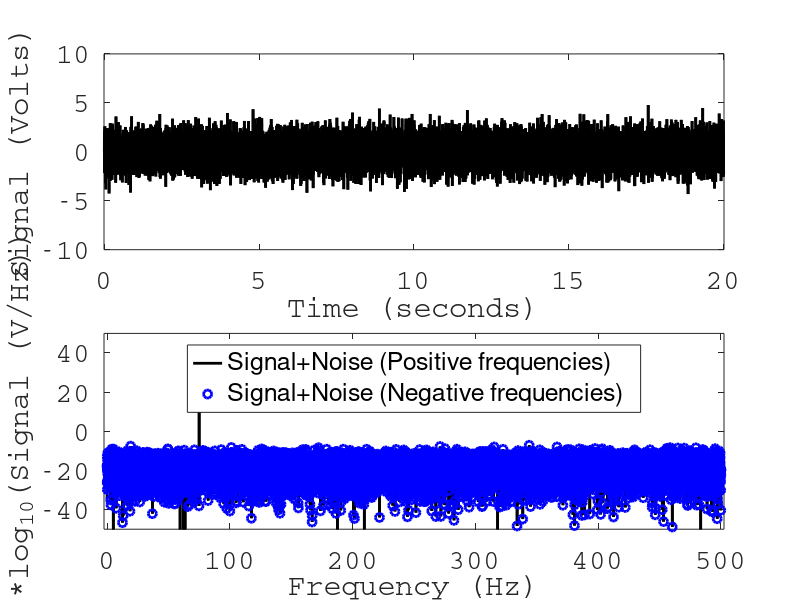

Recreate this plot in MATLAB.
clear;
close;
home;
pkg load signal;

%dsp parameters for x-axis:
fs = 1000.0; %Hz
f_sig = 75; %Hz
T = 20.0; %Total time (1 sec)
dt = 1/fs;
df = 1/T;
f = transpose([0:df:fs/2]);
t = transpose([0.0:dt:T-dt]);
N = length(t)/2;
%dsp parameters for y-axis:
amplitude = 1.0;
noise_sigma = 1.0;
noise = randn(size(t))*noise_sigma;
y = amplitude*sin(2.0*pi*f_sig.*t)+noise;

%filtering
%[b1,a1] = butter(8,0.16);
%[b2,a2] = butter(8,0.15,"high");
%y = filter(b1,a1,y); %low-pass
%y = filter(b2,a2,y); %high-pass

%Computing the spectrum
Y = sqrt(conj(fft(y)).*fft(y));
Y_R = Y(1:length(f))*dt;
Y_L = Y(length(f)-1:end)*dt;

%Plotting section
figure(1, 'position',[0,0,1000,1000]);
subplot(2,1,1);
plot(t,y,'color','black','linewidth',2.0);
xlabel('Time (seconds)','fontname','Courier','fontsize',20);
ylabel('Signal (Volts)','fontname','Courier','fontsize',20);
set(gca(),'fontname','Courier','fontsize',20);
axis([0-dt*10 T+dt*10 -amplitude*10 amplitude*10]);
subplot(2,1,2);
hold on;
plot(f,20*log10(Y_R),'color','black','linewidth',2.0);
plot(f,20*log10(flipud(Y_L)),'o','color','blue','linewidth',2.0);
axis([0-df*50 fs/2+df*50 -50 50]);
xlabel('Frequency (Hz)','fontname','Courier','fontsize',20);
ylabel('20*log_{10}(Signal (V/Hz))','fontname','Courier','fontsize',20);
set(gca(),'fontname','Courier','fontsize',20);
legend('Signal+Noise (Positive frequencies)','Signal+Noise (Negative frequencies)','location','north');
box on;
